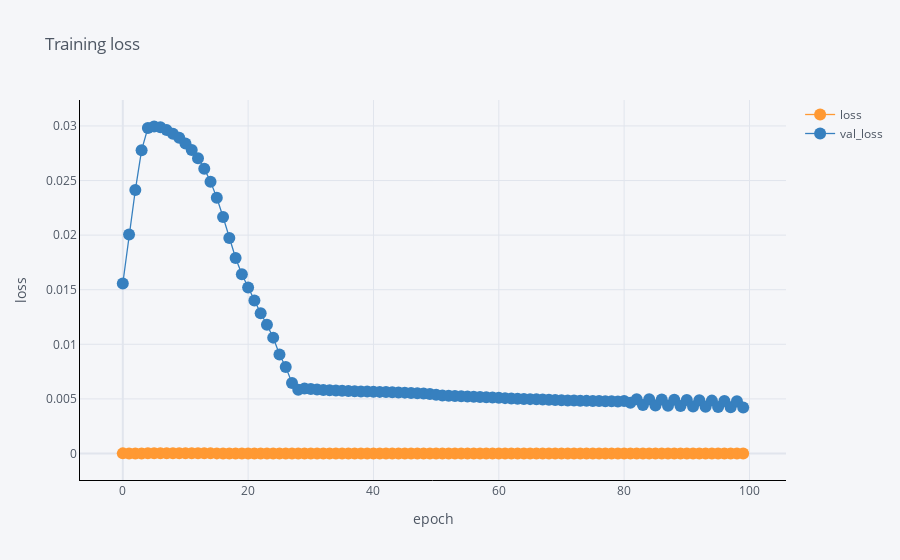

Notebook code for this chart:
### Code cell
df[['epoch', 'loss', 'val_loss']].iplot(
    x='epoch',
    mode='lines+markers',
    xTitle='epoch',
    yTitle='loss', 
    title='Training loss',
    linecolor='black',
)
